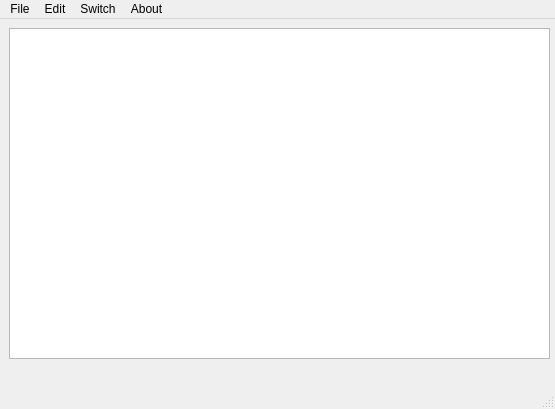
<?xml version="1.0" encoding="UTF-8"?>
<ui version="4.0">
 <class>MainWindow</class>
 <widget class="QMainWindow" name="MainWindow">
  <property name="geometry">
   <rect>
    <x>0</x>
    <y>0</y>
    <width>555</width>
    <height>409</height>
   </rect>
  </property>
  <property name="windowTitle">
   <string>MainWindow</string>
  </property>
  <widget class="QWidget" name="centralwidget">
   <widget class="QWidget" name="verticalLayoutWidget">
    <property name="geometry">
     <rect>
      <x>9</x>
      <y>9</y>
      <width>541</width>
      <height>331</height>
     </rect>
    </property>
    <layout class="QVBoxLayout" name="verticalLayout">
     <item>
      <widget class="QTextEdit" name="textEdit"/>
     </item>
    </layout>
   </widget>
  </widget>
  <widget class="QMenuBar" name="menubar">
   <property name="geometry">
    <rect>
     <x>0</x>
     <y>0</y>
     <width>555</width>
     <height>31</height>
    </rect>
   </property>
   <widget class="QMenu" name="menuFile">
    <property name="title">
     <string>File</string>
    </property>
    <addaction name="actionNew"/>
    <addaction name="actionOpen"/>
    <addaction name="actionSave_as"/>
    <addaction name="actionExit"/>
   </widget>
   <widget class="QMenu" name="menuEdit">
    <property name="title">
     <string>Edit</string>
    </property>
    <addaction name="actionCopy"/>
    <addaction name="actionPaste"/>
    <addaction name="actionCut"/>
    <addaction name="actionUndo"/>
    <addaction name="actionRedo"/>
   </widget>
   <widget class="QMenu" name="menuabout">
    <property name="title">
     <string>About</string>
    </property>
    <addaction name="actionauthor_ZouPeng"/>
   </widget>
   <widget class="QMenu" name="menuHighLight_Language">
    <property name="title">
     <string>Switch</string>
    </property>
    <addaction name="actionC"/>
    <addaction name="actionJava"/>
    <addaction name="actionPython"/>
   </widget>
   <addaction name="menuFile"/>
   <addaction name="menuEdit"/>
   <addaction name="menuHighLight_Language"/>
   <addaction name="menuabout"/>
  </widget>
  <widget class="QStatusBar" name="statusbar"/>
  <action name="actionNew">
   <property name="text">
    <string>New</string>
   </property>
  </action>
  <action name="actionOpen">
   <property name="text">
    <string>Open</string>
   </property>
  </action>
  <action name="actionSave_as">
   <property name="text">
    <string>Save as</string>
   </property>
  </action>
  <action name="actionExit">
   <property name="text">
    <string>Exit</string>
   </property>
  </action>
  <action name="actionCopy">
   <property name="text">
    <string>Copy</string>
   </property>
  </action>
  <action name="actionPaste">
   <property name="text">
    <string>Paste</string>
   </property>
  </action>
  <action name="actionCut">
   <property name="text">
    <string>Cut</string>
   </property>
  </action>
  <action name="actionUndo">
   <property name="text">
    <string>Undo</string>
   </property>
  </action>
  <action name="actionRedo">
   <property name="text">
    <string>Redo</string>
   </property>
  </action>
  <action name="actionauthor_ZouPeng">
   <property name="text">
    <string>Author: ZONEPG</string>
   </property>
  </action>
  <action name="actionC">
   <property name="text">
    <string>C++</string>
   </property>
  </action>
  <action name="actionJava">
   <property name="text">
    <string>Java</string>
   </property>
  </action>
  <action name="actionPython">
   <property name="text">
    <string>Python</string>
   </property>
  </action>
 </widget>
 <resources/>
 <connections/>
</ui>
